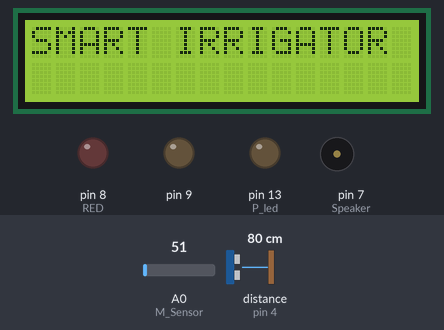
A sketch run on a simulated Arduino Uno, built with avr-gcc and run on an emulated ATmega328P. On the bench: 16×2 character LCD, output pins drawn as LEDs (lit = HIGH), buzzer (waves = sounding, pin HIGH). Inputs (shaded band) come from the test bench; at power-on: A0 (M_Sensor) = 51, distance to the obstacle (sensor on pin 4) 80 cm. The echo pulse lasts 58.3 µs per cm; what the sketch prints to the serial monitor is not drawn.

Above: at 0.1 s.
At 2.2 s:
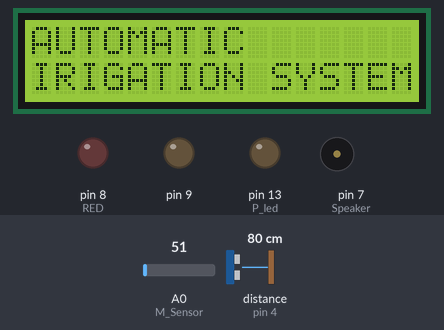
At 5.7 s:
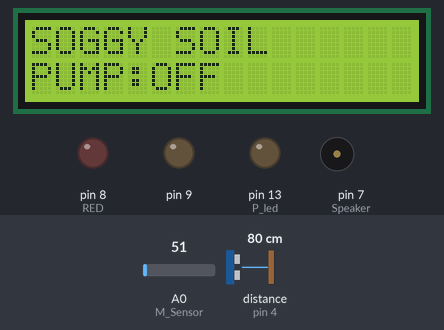

The sketch:

Automatic_Irrigation_System.ino
```cpp
// AUTOMATIC IRRIGATION SYSTEM

/* The program for AUTOMATIC IRRIGATION SYSTEM IS Written and Tested by__


DISCLAIMER: This is a Open Source Software and This Software is distributed in the hope that it will be useful,
            but WITHOUT ANY WARRANTY; without even the implied warranty of MERCHANTABILITY or FITNESS FOR A PARTICULAR PURPOSE.

Connection Details
ARDUINO PINS
0_________________N/C
1_________________N/C
2_________________LCD-14
3_________________LCD-13
4_________________LCD-12
5_________________LCD-11
6_________________N/C
7_________________WATER_LEVEL_STATUS_LED
8_________________N/C
9_________________SPEAKER
10________________N/C
11________________LCD-6
12________________LCD-4
13________________PUMP_STATUS_LED)_AND_TO_RELAY
A0________________SOIL_MOISTURE_SENSOR
A4________________LM35_(TEMPERATURE_SENSOR)  //Bug reported for Unstable Temperature Reading

LCD-1_____________GND
LCD-5_____________GND
LCD-2_____________+Vcc
LCD-3_____________LCD_BRIGHTNESS


*/

#include <LiquidCrystal.h> //LCD Library
#include <Wire.h>
#include <LiquidCrystal_I2C.h>
#include <NewPing.h>
#include <NewTone.h>

#define NOTE_C4 262
#define NOTE_D4 294
#define NOTE_E4 330
#define NOTE_F4 349
#define NOTE_G4 392
#define NOTE_A4 440
#define NOTE_B4 494
#define NOTE_C5 523
#define trig_pin 2
#define echo_pin 4
#define MAX_DISTANCE 400

 LiquidCrystal_I2C lcd(0x3F,16,2);
void play_tone();
// Melody (liberated from the toneMelody Arduino example sketch by Tom Igoe).
int melody[] = { 262, 196, 196, 220, 196, 0, 247, 262 };
int noteDurations[] = { 4, 8, 8, 4, 4, 4, 4, 4 };

int temp;
//int T_Sensor = A4;
int M_Sensor = A0;
int W_led = 7;
int P_led = 13;
int Speaker = 7;
int val;
int cel;
int GREEN = 7;
int RED = 8;
//int Water_Pump = A5;
long duration;
int distance;
NewPing sonar = NewPing(trig_pin, echo_pin, MAX_DISTANCE);

void setup()
 {
    lcd.init();
    lcd.clear();
    pinMode(P_led,OUTPUT);
    pinMode(7,INPUT);
    pinMode(9,OUTPUT);
    pinMode(RED, OUTPUT);
//    pinMode(trig_pin, OUTPUT);
//    pinMode(echo_pin, INPUT);
    pinMode(Speaker, OUTPUT);
    Serial.begin(9600);
    /*
    val = analogRead(T_Sensor); //Read Temperature sensor value

    int mv = ( val/1024.0)*5000;
    cel = mv/10;
    */
    lcd.backlight();
    //lcd.setCursor(0,1);
    lcd.print("SMART IRRIGATOR");
    delay(2000);
    lcd.clear();
    lcd.setCursor(0,0);
    lcd.print("AUTOMATIC");
    lcd.setCursor(0,1);
    lcd.print("IRIGATION SYSTEM");
    delay(2500);
    lcd.clear();


    delay(1000);
}

void loop()
{
  /**********/
//// Clear the trigPin by setting it LOW:
//  digitalWrite(trig_pin, LOW);
//
//  delayMicroseconds(10);
// // Trigger the sensor by setting the trigPin high for 10 microseconds:
//  digitalWrite(trig_pin, HIGH);
//  delayMicroseconds(10);
//  digitalWrite(trig_pin, LOW);
//
//  // Read the echoPin. pulseIn() returns the duration (length of the pulse) in microseconds:
//  duration = pulseIn(echo_pin, HIGH);
//
//  // Calculate the distance:
//  distance = duration*0.034/2;
//
//  // Print the distance on the Serial Monitor (Ctrl+Shift+M):
//  Serial.print("Distance = ");
//  Serial.print(distance);
//  Serial.println(" cm");
//
//  delay(100);
  delay(50);
  //read current distance
  distance = sonar.ping_cm();
  // Measure distance and print to the Serial Monitor:
  Serial.print("Distance = ");
  // Send ping, get distance in cm and print result (0 = outside set distance range):
  Serial.print(distance);
  Serial.println(" cm");
  /**********/
//  int duration, distance;
//  digitalWrite(trigpin, HIGH);
//
//  delayMicroseconds(10000);
//  digitalWrite(trigpin, LOW);
//
//  duration = pulseIn(echopin,HIGH);
//  distance = ( duration / 2) / 29.1;
//  Serial.println("cm:");
//  Serial.println(distance);


//if(  (distance > 0) && (distance <= 10)   )
//{
//  digitalWrite(led1, HIGH);
//  digitalWrite(led2, HIGH);
//  digitalWrite(led3, HIGH);
//  digitalWrite(led4, HIGH);
//  digitalWrite(led5, HIGH);
//} else
//if(  (distance > 10) && (distance <= 20)  )
//{
//
//  digitalWrite(led1, LOW);
//  digitalWrite(led2, HIGH);
//  digitalWrite(led3, HIGH);
//  digitalWrite(led4, HIGH);
//  digitalWrite(led5, HIGH);
//
//} else
//
//if(  (distance > 20) && (distance <= 30)  )
//{
//
//  digitalWrite(led1, LOW);
//  digitalWrite(led2, LOW);
//  digitalWrite(led3, HIGH);
//  digitalWrite(led4, HIGH);
//  digitalWrite(led5, HIGH);
//} else
//
//if(  (distance > 30) && (distance <= 40)  )
//{
//
//  digitalWrite(led1, LOW);
//  digitalWrite(led2, LOW);
//  digitalWrite(led3, LOW);
//  digitalWrite(led4, HIGH);
//  digitalWrite(led5, HIGH);
//} else
//
//if(  (distance > 50) && (distance <= 60)  )
//{
//
//  digitalWrite(led1, LOW);
//  digitalWrite(led2, LOW);
//  digitalWrite(led3, LOW);
//  digitalWrite(led4, LOW);
//  digitalWrite(led5, HIGH);
//} else
//
//if(  distance > 60 )
//{
//
//  digitalWrite(led1, LOW);
//  digitalWrite(led2, LOW);
//  digitalWrite(led3, LOW);
//  digitalWrite(led4, LOW);
//  digitalWrite(led5, LOW);
//}
  lcd.clear();
    /* val = analogRead(T_Sensor); //Read Temperature sensor value
    Serial.println(val);
    int mv = ( val/1024.0)*5000;
     cel = mv/10;
  */
  int Moisture = analogRead(M_Sensor); //Read Moisture Sensor Value
  Serial.println(Moisture);
/*
  lcd.setCursor(0,0);
  lcd.print("TEMP:");
  lcd.setCursor(5,0);
  lcd.print(cel);
  lcd.setCursor(7,0);
  lcd.print("*C");
 */
 if (Moisture> 550)   // for dry soil
  {
        lcd.setCursor(0,0);
        lcd.print("DRY SOIL");
        //lcd.setCursor(11,1);
        //lcd.print("SOIL");
       if (distance > 13 && distance < 19/*) && (distance <= 40)*/) //test the availability of water in storage
       {
         digitalWrite(13, HIGH);

         //digitalWrite(GREEN, HIGH);
        // delay(500);
         lcd.setCursor(0,1);
         lcd.print("PUMP:ON");
       }
       else
        if (distance > 12){
         digitalWrite(13, LOW);
         lcd.setCursor(0,1);
         lcd.print("PUMP:OFF");
         digitalWrite(RED, HIGH);
          //delay(500);
         //play_tone();
         lcd.setCursor(11,0);
        lcd.print("WATER");
        lcd.setCursor(11,1);
        lcd.print("LOW");


//           tone(Speaker, NOTE_C4, 500);
//           delay(500);
//           tone(Speaker, NOTE_D4, 500);
//           delay(500);
//           tone(Speaker, NOTE_E4, 500);
//           delay(500);
//           tone(Speaker, NOTE_F4, 500);
//           delay(500);
//           tone(Speaker, NOTE_G4, 500);
//           delay(500);
       }
    }

     if (Moisture>= 350 && Moisture<=550) //for Moist Soil
    {
      lcd.setCursor(0,0);
     lcd.print("MOIST SOIL");
     //lcd.setCursor(11,1);
     //lcd.print("SOIL");
     digitalWrite(13,LOW);
     lcd.setCursor(0,1);
     lcd.print("PUMP:OFF");
  }

  if (Moisture < 350)  // For Soggy soil
  {
    lcd.setCursor(0,0);
     lcd.print("SOGGY SOIL");
     //lcd.setCursor(11,1);
     //lcd.print("SOIL");
     digitalWrite(13,LOW);
     lcd.setCursor(0,1);
     lcd.print("PUMP:OFF");
  }
 delay(1000);
}

void play_tone(){
  for (unsigned long freq = 125; freq <= 15000; freq += 10) {
    NewTone(Speaker, freq); // Play the frequency (125 Hz to 15 kHz sweep in 10 Hz steps).
    delay(1); // Wait 1 ms so you can hear it.
  }
  noNewTone(Speaker); // Turn off the tone.

  delay(1000); // Wait a second.

  for (int thisNote = 0; thisNote < 8; thisNote++) { // Loop through the notes in the array.
    int noteDuration = 1000/noteDurations[thisNote];
    NewTone(Speaker, melody[thisNote], noteDuration); // Play thisNote for noteDuration.
    delay(noteDuration * 4 / 3); // Wait while the tone plays in the background, plus another 33% delay between notes.
  }

  while(1); // S
}


/*References_________________________________________________
https://www.arduino.cc/en/Reference/LiquidCrystalSetCursor
http://www.instructables.com/id/Connect-A-16x2-LCD-Display-To-An-Arduino/
http://www.instructables.com/id/Soil-Moisture-Sensor/
http://www.instructables.com/id/Arduino-Temperature-Sensor-Interfacing-LM35-THE-EA/
https://www.arduino.cc/en/Reference/digitalRead
http://www.instructables.com/id/ARDUINO-TEMPERATURE-SENSOR-LM35/
http://www.electroschematics.com/6519/simple-soil-moisture-sensor-arduino-project/

*/
```

Measured:
- what the display in image 1 shows lasts 2.5 s, from 2.1 s to 4.6 s
